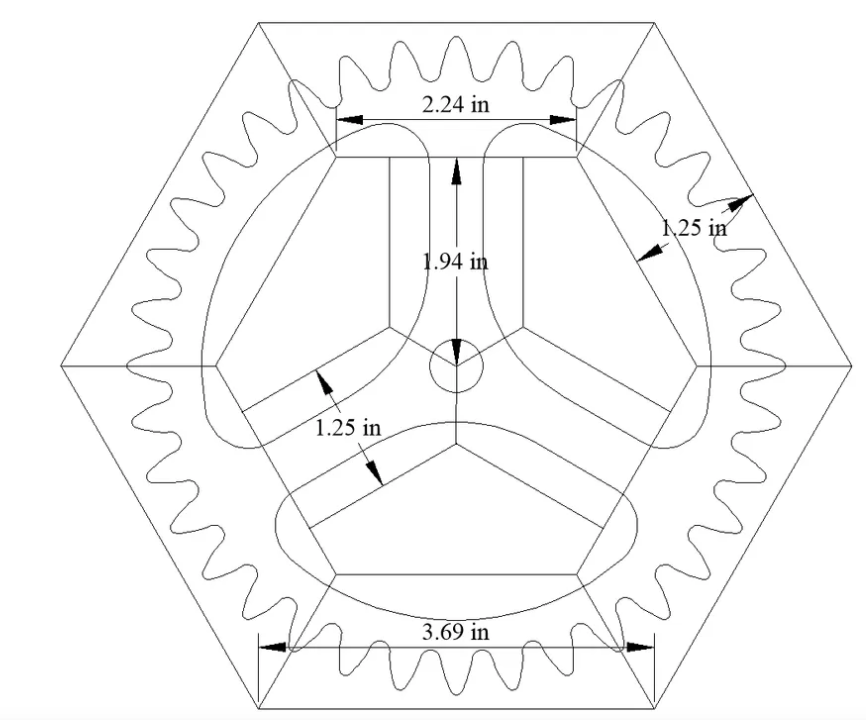
#> input picture src/drawings/Screenshot (2).png, 866 x 720 px, found by its file name
$ python gridcrop.py
#> lines starting #> are read from the running program, lines starting #| are printed output that depends on the picture
# -*- coding: utf-8 -*-
"""gridcrop.py — save a zoom crop with a labelled pixel grid (for reading
exact coordinates off the drawings)."""
import sys
import numpy as np
from PIL import Image, ImageDraw

def gridcrop(src, out, x0, y0, x1, y1, zoom=4, step=10, major=50):
#> called with x0 = 320, y0 = 100, x1 = 400, y1 = 140, zoom = 8, step = 10, major = 50
    im = Image.open(src).convert("RGB").crop((x0, y0, x1, y1))
    w, h = im.size
#> w = 80; h = 40
    im = im.resize((int(w * zoom), int(h * zoom)), Image.LANCZOS)
#> im: PIL image 640x320 RGB
    d = ImageDraw.Draw(im)
    for gx in range(x0 - x0 % step, x1 + 1, step):
        X = (gx - x0) * zoom
        col = (255, 0, 0) if gx % major == 0 else (120, 200, 255)
        d.line([(X, 0), (X, im.height)], fill=col, width=1)
        if gx % major == 0:
            d.text((X + 2, 2), str(gx), fill=(200, 0, 0))
    for gy in range(y0 - y0 % step, y1 + 1, step):
        Y = (gy - y0) * zoom
        col = (255, 0, 0) if gy % major == 0 else (120, 200, 255)
        d.line([(0, Y), (im.width, Y)], fill=col, width=1)
        if gy % major == 0:
            d.text((2, Y + 2), str(gy), fill=(200, 0, 0))
    im.save(out)
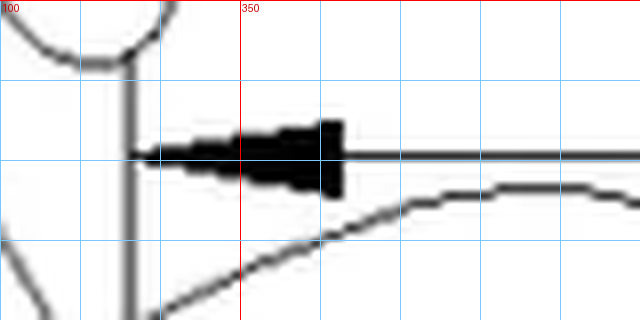
#> saved as g_2p24_left.png: PIL image 640x320 RGB; mean R, G, B 228.2, 228.5, 229.7
    print("saved", out, im.size)
#| saved /workspace/FreeCAD_Models/out/g_2p24_left.png (640, 320)

if __name__ == "__main__":
    S = "/workspace/src/drawings/Screenshot (2).png"
    P = "/workspace/src/drawings/Screenshot (3).png"
    O = "/workspace/FreeCAD_Models/out/"
    gridcrop(S, O + "g_2p24_left.png", 320, 100, 400, 140, zoom=8, step=10, major=50)
    gridcrop(S, O + "g_2p24_right.png", 530, 100, 610, 140, zoom=8, step=10, major=50)
#> call 2 of gridcrop, with x0 = 530, y0 = 100, x1 = 610, y1 = 140, zoom = 8, step = 10, major = 50
#> in gridcrop (call 2), `im.save(out)`:
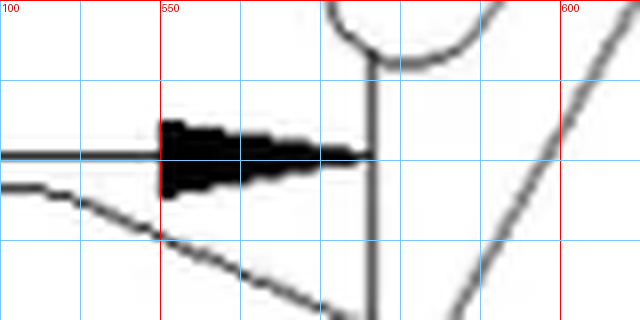
#> saved as g_2p24_right.png: PIL image 640x320 RGB; mean R, G, B 229, 228.8, 229.8
#| saved /workspace/FreeCAD_Models/out/g_2p24_right.png (640, 320)
    gridcrop(S, O + "g_1p94_top.png", 430, 130, 490, 200, zoom=8, step=10, major=50)
#> call 3 of gridcrop, with x0 = 430, y0 = 130, x1 = 490, y1 = 200, zoom = 8, step = 10, major = 50
#> in gridcrop (call 3), `im.save(out)`:
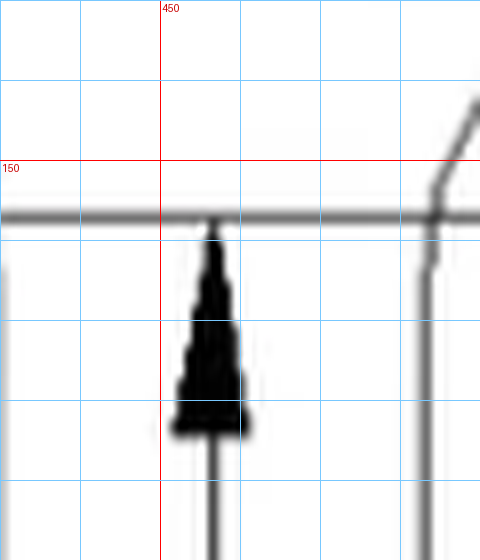
#> saved as g_1p94_top.png: PIL image 480x560 RGB; mean R, G, B 235.1, 235.7, 236.9
#| saved /workspace/FreeCAD_Models/out/g_1p94_top.png (480, 560)
    gridcrop(S, O + "g_1p25_ur.png", 600, 170, 770, 290, zoom=4, step=10, major=50)
#> call 4 of gridcrop, with x0 = 600, y0 = 170, x1 = 770, y1 = 290, zoom = 4, step = 10, major = 50
#> in gridcrop (call 4), `im.save(out)`:
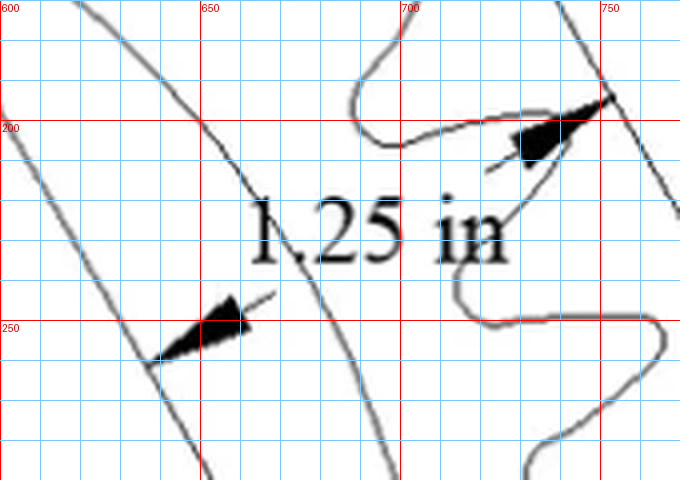
#> saved as g_1p25_ur.png: PIL image 680x480 RGB; mean R, G, B 237.2, 237.7, 239.9
#| saved /workspace/FreeCAD_Models/out/g_1p25_ur.png (680, 480)
    gridcrop(S, O + "g_1p25_ll.png", 280, 370, 430, 500, zoom=4, step=10, major=50)
#> in gridcrop (call 5), `im.save(out)`:
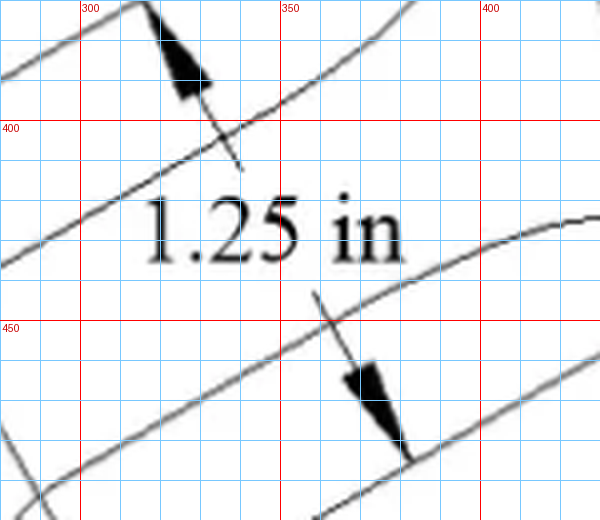
#> saved as g_1p25_ll.png: PIL image 600x520 RGB; mean R, G, B 237.8, 238.7, 240.9
#| saved /workspace/FreeCAD_Models/out/g_1p25_ll.png (600, 520)
    gridcrop(S, O + "g_3p69.png", 230, 620, 690, 680, zoom=2, step=20, major=100)
#> in gridcrop (call 6), `im.save(out)`:
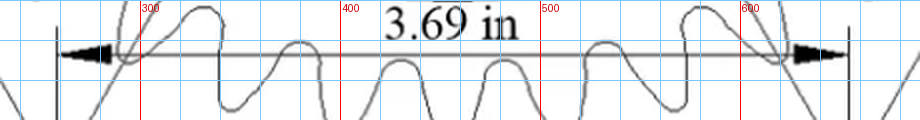
#> saved as g_3p69.png: PIL image 920x120 RGB; mean R, G, B 233.4, 235.5, 238
#| saved /workspace/FreeCAD_Models/out/g_3p69.png (920, 120)
    gridcrop(S, O + "g_topwin.png", 300, 100, 620, 260, zoom=3, step=20, major=100)
#> in gridcrop (call 7), `im.save(out)`:
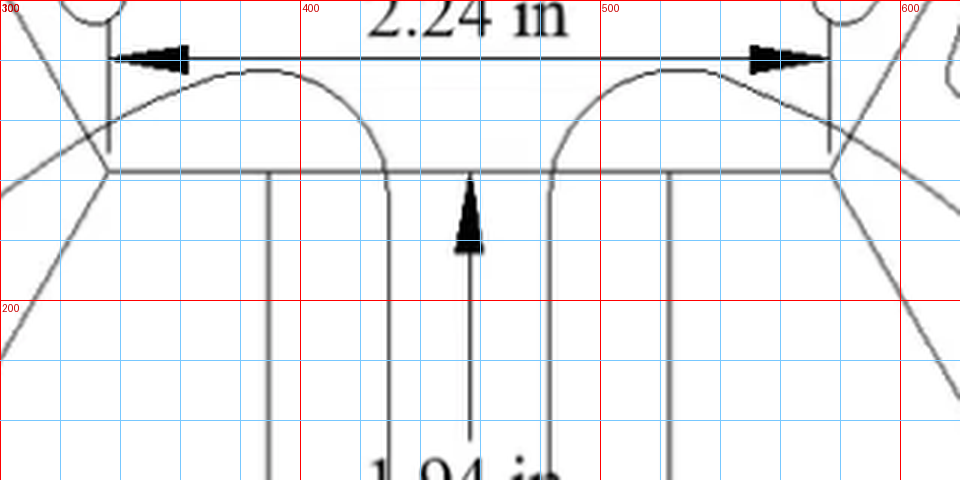
#> saved as g_topwin.png: PIL image 960x480 RGB; mean R, G, B 240.6, 240.4, 241.7
#| saved /workspace/FreeCAD_Models/out/g_topwin.png (960, 480)
